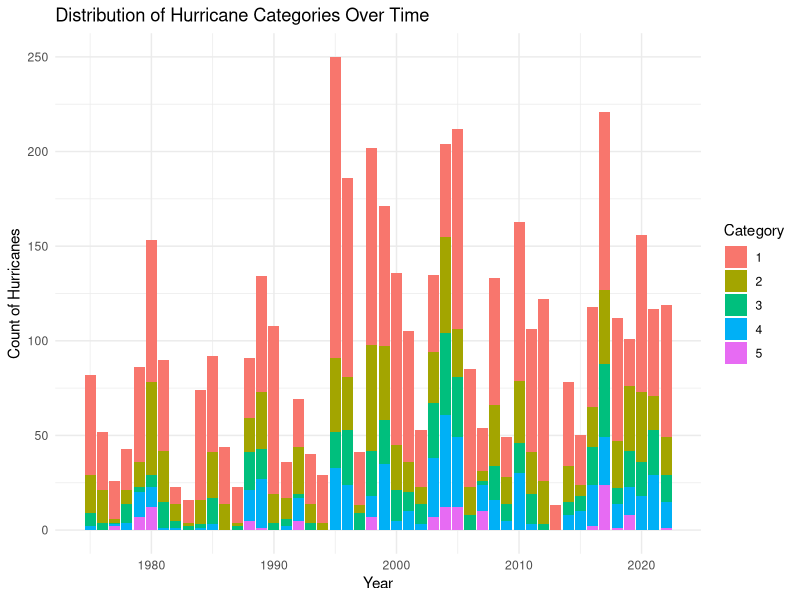
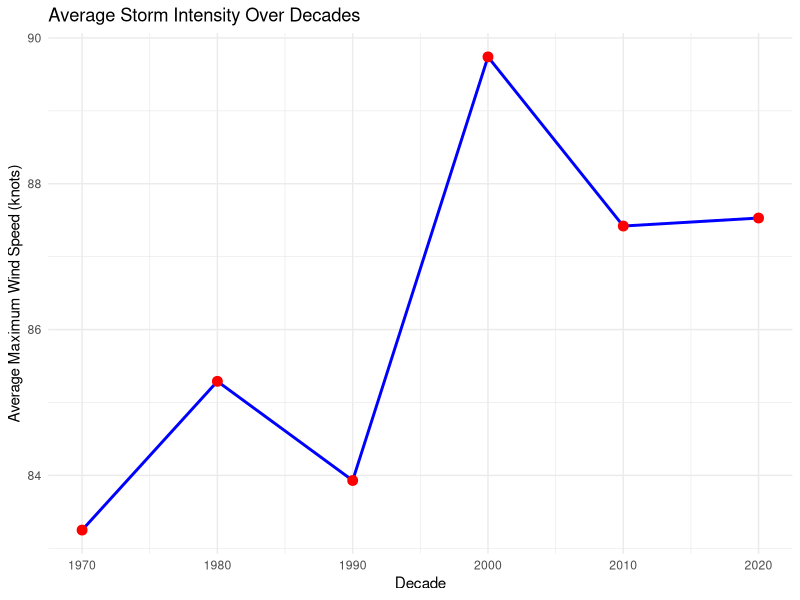
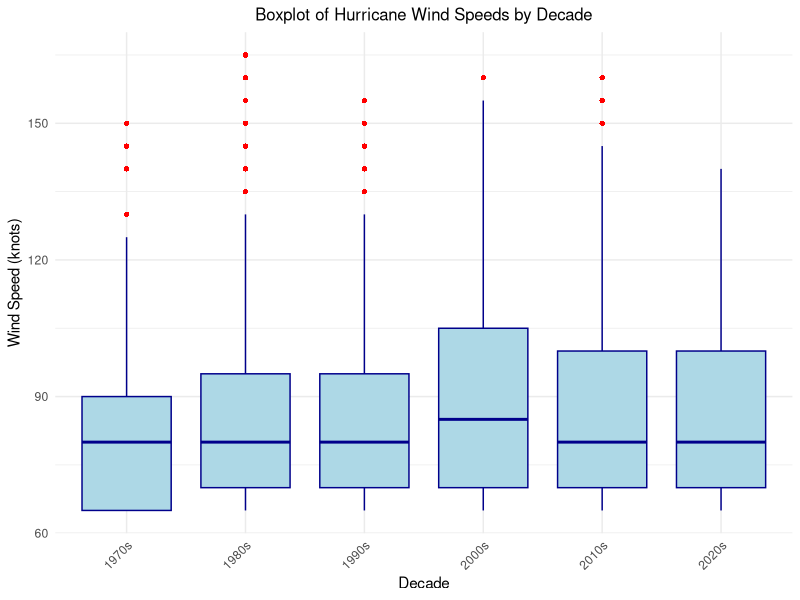

The R script that drew these images, in order:
## ---- chunk 1
# Load necessary libraries
library(tidyverse)
library(ggplot2)

# Load the dataset
storms
## ---- chunk 2
# Data Cleaning: Focus on hurricanes with valid data for wind, pressure, and category
hurricane_data <- storms |>
  filter(status == "hurricane" & !is.na(wind) & !is.na(pressure) & !is.na(category))
hurricane_data
## ---- chunk 3
colSums(is.na(hurricane_data))
## ---- chunk 4
# Distribution of hurricane categories over time
category_trends <- hurricane_data |>
  group_by(year, category) |>
  summarise(count = n(), .groups = "drop")
category_trends

# Distribution of hurricane categories over time
category_count <- hurricane_data |>
  group_by(category) |>
  summarise(count = n(), .groups = "drop")
category_count

ggplot(category_trends, aes(x = year, y = count, fill = as.factor(category))) +
  geom_bar(stat = "identity", position = "stack") +
  labs(
    title = "Distribution of Hurricane Categories Over Time",
    x = "Year",
    y = "Count of Hurricanes",
    fill = "Category"
  ) +
  theme_minimal()
## ---- chunk 5
# Correlation between wind speed and pressure by decade
hurricane_data <- hurricane_data |>
  mutate(decade = floor(year / 10) * 10) # Add a 'decade' column

#calculating avergae hurrican intensity over the decades
hurrican_intensityTrend = hurricane_data |> 
  group_by(decade) |> 
  summarise(avg_WS = round(mean(wind, na.rm = TRUE),digit = 2), 
            N_Storms = n(),
            median_WS = median(wind, na.rm = TRUE),
            IQR_WS = IQR(wind, na.rm = TRUE))
hurrican_intensityTrend

# Visualization: Average Wind Speed by Decade
ggplot(hurrican_intensityTrend, aes(x = decade, y = avg_WS)) +
  geom_line(color = "blue", size = 1) +
  geom_point(color = "red", size = 3) +
  labs(title = "Average Storm Intensity Over Decades",
       x = "Decade",
       y = "Average Maximum Wind Speed (knots)") +
  theme_minimal()
## ---- chunk 6
# Add a Decade column
hurrican_data1 <- hurricane_data |>
  mutate(Decade = paste0(floor(year / 10) * 10, "s"))
hurrican_data1


# Boxplot to visualize outliers
boxplot_hurricanes = ggplot(hurrican_data1, aes(x = Decade, y = wind)) +
  geom_boxplot(fill = "lightblue", color = "darkblue", outlier.color = "red", outlier.shape = 16) +
  labs(title = "Boxplot of Hurricane Wind Speeds by Decade",
       x = "Decade",
       y = "Wind Speed (knots)") +
  theme_minimal() +
  theme(axis.text.x = element_text(angle = 45, hjust = 1),
        plot.title = element_text(hjust=0.5, size = 12) )
## ---- chunk 7
boxplot_hurricanes
